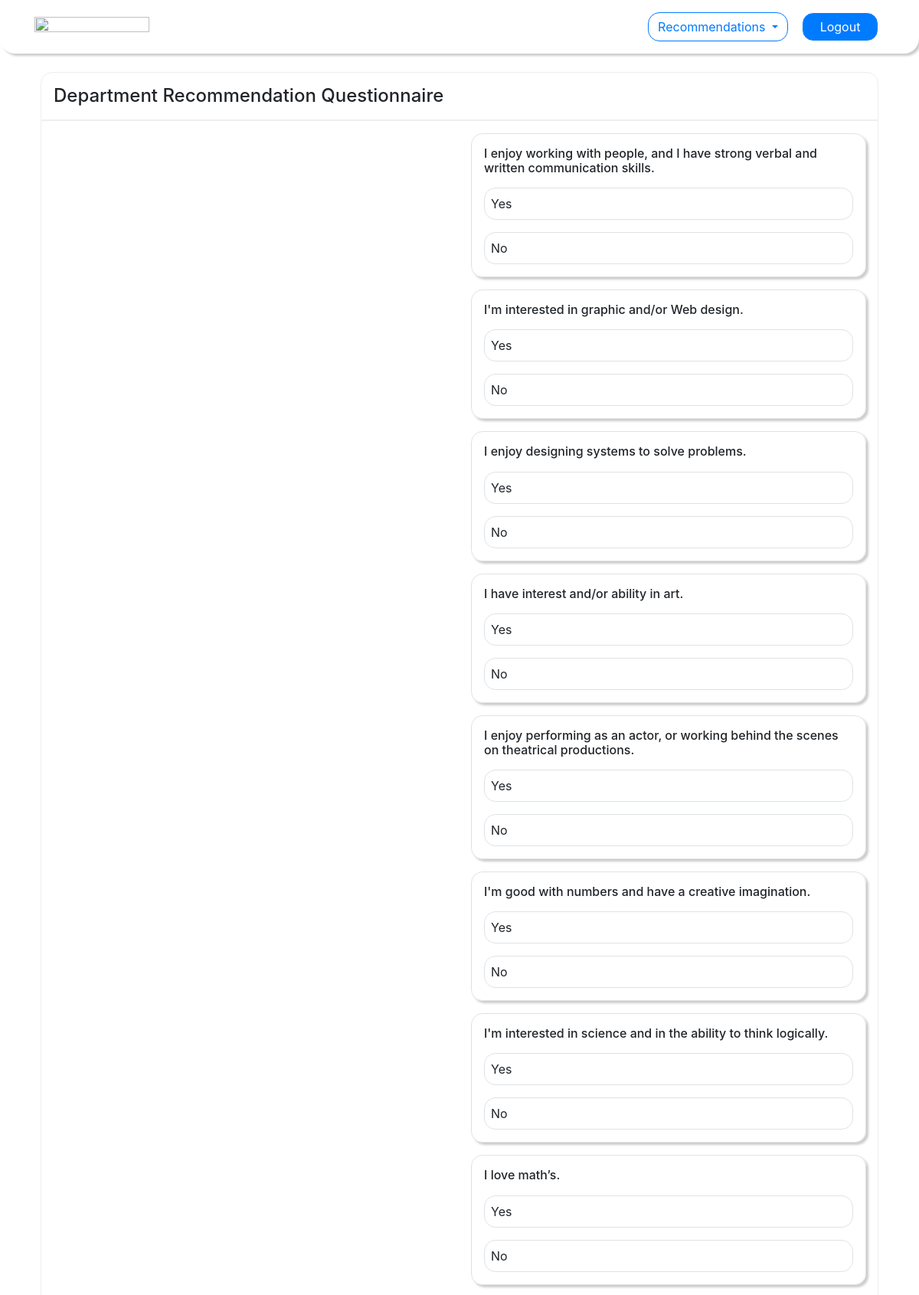
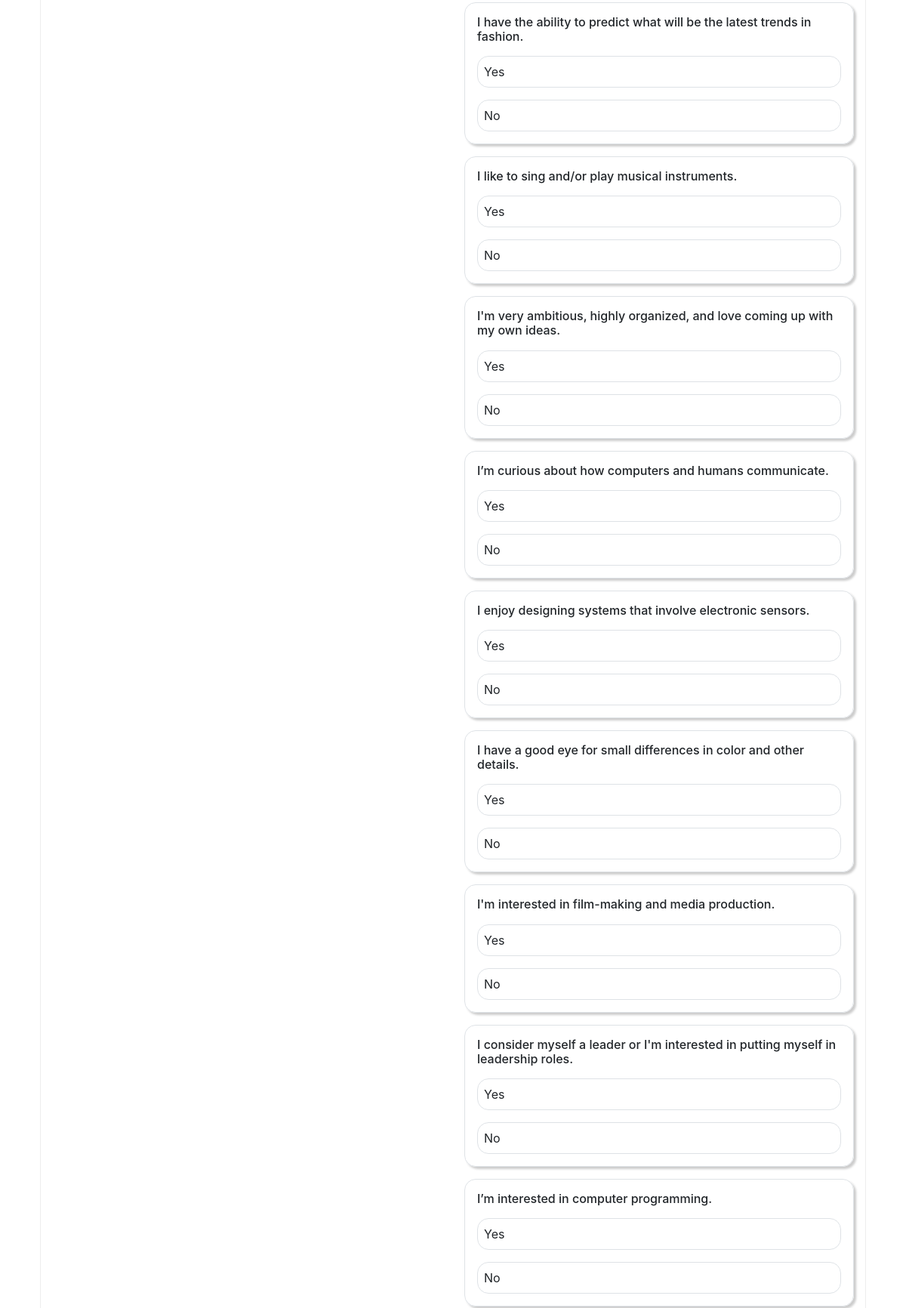
Page /department/ (signed in, upper part) on the committed database (2 pictures, top to bottom).
### application/models.py (models this page shows, shortened)
class Dept_Question(models.Model):
    text = models.CharField(max_length = 255)
    answers = models.ManyToManyField(Dept_Answer)

class Dept_Answer(models.Model):
    text = models.CharField(max_length = 255)
    boolean = models.IntegerField(default = 0)

### application/views.py (the view)
# urls.py: path('department/', views.department, name="department"),
@login_required
def department(request):
    all_questions = Dept_Question.objects.all()
    context = {
        'all_questions': all_questions,
        'total_questions': all_questions.count()
    }
    return render(request, 'department.html', context)

### templates/department.html (shortened to what this page needs)
{% load static %}
{% include 'inc/head.inc.html' %}
{% include 'inc/navbar.inc.html' %}
<body>
    <br>
    <div class="container">
        <div class="mb-3">
            <div class="p-3 mx-2" style="border-radius: 15px 15px 0px 0px; border: solid 1px #eeeeee;">
                <h4 class="mb-0">Department Recommendation Questionnaire</h4>
            </div>
            <div class="row mx-2 py-0 row-container" style="border-radius: 0px 0px 15px 15px; border: solid 1px #eeeeee;">
                <div class="col-sm-6 d-flex align-items-center" style="border-radius: 15px 0px 0px 15px;">
                </div>
                <div class="col-sm-6 row-container" style="overflow-y: auto;">
                    <div class="py-3">
                        {% for question in all_questions %}
                            <div class="border radius-15 p-3 mb-3" style="box-shadow: 3px 3px 3px #cccccc;">
                                <h6>{{ question.text }}</h6>
                                {% for answer in question.answers.all %}
                                    <div class="border radius-15 p-2 mt-3 answer answer-{{ question.id }}"
                                        onclick="select_answer(this, 'answer-{{ question.id }}')"
                                        data-answer-id="{{ answer.id }}"
                                        data-question-id="{{ question.id }}">
                                        {{ answer.text }}
                                    </div>
                                {% endfor %}
                            </div>
                        {% endfor %}
                    </div>
                </div>
            </div>
        </div>
    </div>
</body>
</html>

### static/assets/css/custom.css (style rules this page uses)
.answer { cursor: pointer; transition-duration: 0.25s; }

### templates/inc/head.inc.html (style rules this page uses)
.row-container { height: 70vh; }
.radius-15 { border-radius: 15px; }

### rows in the picture
Dept_Question: text "I enjoy working with people, and I have strong verbal and written communication skills."
Dept_Answer: text "Yes"
Dept_Answer: text "No"
Dept_Question: text "I'm interested in graphic and/or Web design."
Dept_Question: text "I enjoy designing systems to solve problems."
Dept_Question: text "I have interest and/or ability in art."
Dept_Question: text "I enjoy performing as an actor, or working behind the scenes on theatrical productions."
Dept_Question: text "I'm good with numbers and have a creative imagination."
Dept_Question: text "I'm interested in science and in the ability to think logically."
Dept_Question: text "I love math’s."
Dept_Question: text "I have the ability to predict what will be the latest trends in fashion."
Dept_Question: text "I like to sing and/or play musical instruments."
Dept_Question: text "I'm very ambitious, highly organized, and love coming up with my own ideas."
Dept_Question: text "I’m curious about how computers and humans communicate."
Dept_Question: text "I enjoy designing systems that involve electronic sensors."
Dept_Question: text "I have a good eye for small differences in color and other details."
Dept_Question: text "I'm interested in film-making and media production."
Dept_Question: text "I consider myself a leader or I'm interested in putting myself in leadership roles."
Dept_Question: text "I’m interested in computer programming."
